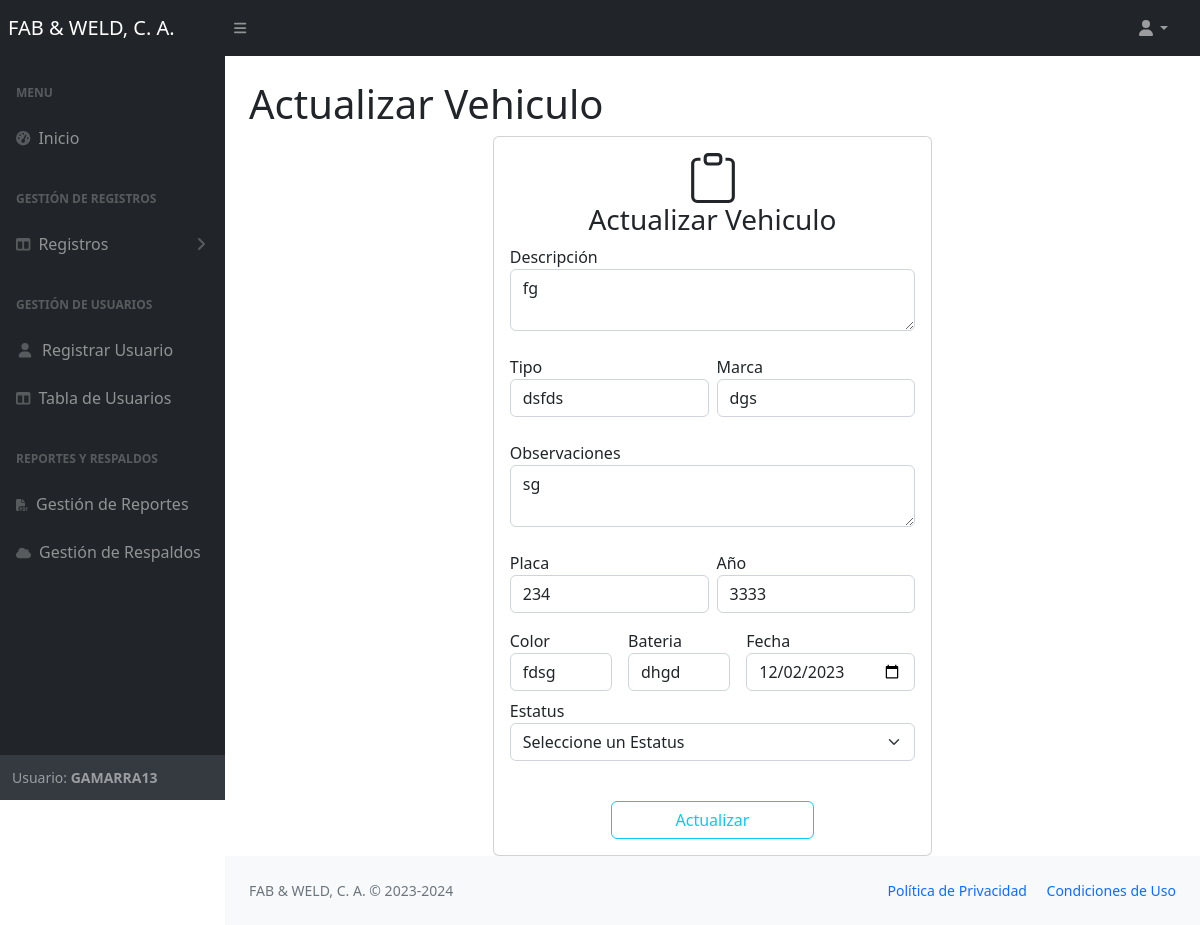
Page /views/actualizar_vehiculos.php?id=4 (signed in) on the committed database.
### tables this page shows
CREATE TABLE `users` (
  `id` int NOT NULL,
  `username` varchar(100) DEFAULT NULL,
  `email` varchar(100) NOT NULL,
  `passwordd` varchar(255) DEFAULT NULL,
  `estatus` varchar(50) NOT NULL,
  `role_id` int DEFAULT NULL
);

CREATE TABLE `vehiculo` (
  `id` int NOT NULL,
  `tipo` varchar(50) DEFAULT NULL,
  `descripcion` varchar(255) DEFAULT NULL,
  `marca` varchar(50) DEFAULT NULL,
  `placa` varchar(10) DEFAULT NULL,
  `anio` int DEFAULT NULL,
  `color` varchar(50) DEFAULT NULL,
  `bateria` varchar(50) DEFAULT NULL,
  `observacion` varchar(255) DEFAULT NULL,
  `estatus` varchar(50) DEFAULT NULL,
  `fecha` date NOT NULL
);

### views/actualizar_vehiculos.php (the view, shortened to what this page needs)
<?php
require"../php/conexion.php";
$id= $_GET['id'];
$consulta= "SELECT * FROM vehiculo WHERE id=$id";
$ejecute= $conexion->query($consulta);
$extraer= $ejecute->fetch_assoc();
 ?>
<?php require'nav.php';?>
<div id="layoutSidenav_content">
                <main>
                    <div class="container-fluid px-4">
                        <h1 class="mt-4">Actualizar Vehiculo</h1>
                        <div class="container">
    <div class="row">
      <div class="col-md-6 mx-auto">
      <div class="card">
  <div class="card-body">
  <center><h3>Actualizar Vehiculo</h3></center>
  <form action="../php/actualizar6.php?id=<?=$extraer['id']?>" method="POST">
   <div class="row g-2">
   <div class="mb-3">
    <label for="floatingInput">Descripción</label>
  <Textarea type="text" class="form-control"   name="descripcion"  required><?php echo $extraer['descripcion'] ?></Textarea>
</div>
  <div class="col-md">
  <div class="mb-3">
    <label for="floatingInputGrid">Tipo</label>
      <input type="text" class="form-control" name="tipo" value="<?php echo $extraer['tipo'] ?>" required>
    </div>
  </div>
  <div class="col-md">
  <div class="mb-3">
    <label for="floatingInputGrid">Marca</label>
    <input type="text" class="form-control" name="marca" value="<?php echo $extraer['marca'] ?>" required>
    </div>
  </div>
  <div class="mb-3">
    <label for="floatingInput">Observaciones</label>
  <Textarea type="text" class="form-control"   name="observacion"  required><?php echo $extraer['observacion'] ?></Textarea>
</div>
<div class="col-md">
  <div class="mb-3">
    <label for="floatingInputGrid">Placa</label>
      <input type="text" class="form-control" name="placa" value="<?php echo $extraer['placa'] ?>" required>
    </div>
  </div>
  <div class="col-md">
  <div class="mb-3">
    <label for="floatingInputGrid">Año</label>
    <input type="number" class="form-control" name="anio" value="<?php echo $extraer['anio'] ?>"  required>
    </div>
  </div>
  </div>
  <div class="row g-3">
  <div class="col-md">
  <div class="mb-2">
  <label  for="autoSizingSelect">Color</label>
  <input type="text" class="form-control" name="color" value="<?php echo $extraer['color'] ?>" required>
    </div>
  </div>
  <div class="col-md">
  <div class="mb-2">
  <label  for="autoSizingSelect">Bateria</label>
  <input type="text" class="form-control" name="bateria" value="<?php echo $extraer['bateria'] ?>" required>
    </div>
  </div>
  <div class="col-md">
  <div class="mb-2">
  <label  for="autoSizingSelect">Fecha</label>
  <input type="date" class="form-control" name="fecha" value="<?php echo $extraer['fecha'] ?>" required>
    </div>
  </div>
  </div>
  <div class="mb-3">
    <label for="floatingInput">Estatus</label>
    <select name="estatus" class="form-select" id="" required>
<option value="">Seleccione un Estatus</option>
</select>
</div>
<br>
<div class="d-grid gap-2 col-6 mx-auto">
  <button type="submit" class="btn btn-outline-info">Actualizar</button>
</div>
</form>
  </div>
</div>
</div>
 </div>
                </main>
                <?php require'footer.php';?>

### views/nav.php (shortened to what this page needs)
<?php
require"../php/conexion.php";
$id = $_SESSION["id"];
$rol1=2;
$estatus='estatus';
$consulta = "SELECT * FROM users WHERE id = '$id'  OR $rol1='role_id' AND $estatus='estatus'";
$result = mysqli_query($conexion, $consulta);
$row= $result->fetch_assoc();
if (mysqli_num_rows($result) == 0) {
    echo"<script>
    alert('Por favor debe de iniciar sesión');
    window.location.href='../index.php';
</script>";
    session_destroy();
      mysqli_close($conexion);
}if (!$result=mysqli_query($conexion, $consulta)) {
	echo("Error description:".mysqli_error($conexion));
}
    ?>
<!DOCTYPE html>
<html lang="en">
    <head>
        <link href="https://cdn.jsdelivr.net/npm/simple-datatables@7.1.2/dist/style.min.css" rel="stylesheet" />
        <link href="../css/styles.css" rel="stylesheet" />
    </head>
    <body class="sb-nav-fixed">
        <nav class="sb-topnav navbar navbar-expand navbar-dark bg-dark">
            <a class="navbar-brand ps-2" href="home.php">FAB & WELD, C. A.</a>
            <button class="btn btn-link btn-sm order-1 order-lg-0 me-4 me-lg-0" id="sidebarToggle" href="#!"><i class="fas fa-bars"></i></button>
            <ul class="navbar-nav ms-auto ms-md-0 me-3 me-lg-4">
                <li class="nav-item dropdown">
                    <a class="nav-link dropdown-toggle" id="navbarDropdown" href="#" role="button" data-bs-toggle="dropdown" aria-expanded="false"><i class="fas fa-user fa-fw"></i></a>
                </li>
            </ul>
        </nav>
        <div id="layoutSidenav">
            <div id="layoutSidenav_nav">
                <nav class="sb-sidenav accordion sb-sidenav-dark" id="sidenavAccordion">
                    <div class="sb-sidenav-menu">
                        <div class="nav">
                            <div class="sb-sidenav-menu-heading">Menu</div>
                            <a class="nav-link" href="home.php">
                                <div class="sb-nav-link-icon"><i class="fas fa-tachometer-alt"></i></div>
                                Inicio
                            </a>
                            <div class="sb-sidenav-menu-heading">Gestión de Registros</div>
                            <a class="nav-link collapsed" href="#" data-bs-toggle="collapse" data-bs-target="#collapseLayouts" aria-expanded="false" aria-controls="collapseLayouts">
                                <div class="sb-nav-link-icon"><i class="fas fa-columns"></i></div>
                                Registros
                                <div class="sb-sidenav-collapse-arrow"><i class="fas fa-angle-down"></i></div>
                            </a>
                            <div class="sb-sidenav-menu-heading">Gestión de Usuarios</div>
                            <a class="nav-link" href="nuevo_user.php">
                                <div class="sb-nav-link-icon"><i class="fas fa-user fa-fw"></i></div>
                               Registrar Usuario
                            </a>
                            <a class="nav-link" href="usuarios.php">
                                <div class="sb-nav-link-icon"><i class="fas fa-columns"></i></div>
                               Tabla de  Usuarios
                            </a>
                            <div class="sb-sidenav-menu-heading">Reportes y Respaldos</div>
                            <a class="nav-link" href="reportes.php">
                                <div class="sb-nav-link-icon"><i class='fas fa-file-pdf' style='font-size:12px'></i></div>
                               Gestión de Reportes
                            </a>
                            <a class="nav-link" href="backups.php">
                                <div class="sb-nav-link-icon"><i class='fas fa-cloud' style='font-size:12px'></i></div>
                              Gestión de Respaldos
                            </a>
                        </div>
                    </div>
                    <div class="sb-sidenav-footer">
                        <div class="small">Usuario: <b style="text-transform: uppercase"><?php echo $row['username'] ?></b></div>
                    </div>
                </nav>
            </div>

### rows in the picture
users: username "GAMARRA13"
vehiculo: descripcion "fg", tipo "dsfds", marca "dgs", observacion "sg", placa "234", anio "3333", color "fdsg", bateria "dhgd", fecha "12/02/2023"
